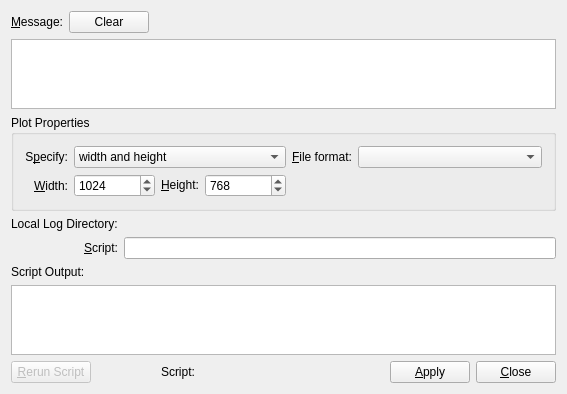
<?xml version="1.0" encoding="UTF-8"?>
<ui version="4.0">
 <class>LogDialog</class>
 <widget class="QDialog" name="LogDialog">
  <property name="geometry">
   <rect>
    <x>0</x>
    <y>0</y>
    <width>567</width>
    <height>355</height>
   </rect>
  </property>
  <property name="windowTitle">
   <string>Make a log entry</string>
  </property>
  <layout class="QGridLayout" name="gridLayout_3">
   <item row="1" column="0" colspan="6">
    <widget class="QPlainTextEdit" name="_message"/>
   </item>
   <item row="2" column="0" colspan="6">
    <widget class="QGroupBox" name="groupBox1">
     <property name="title">
      <string>Plot Properties</string>
     </property>
     <layout class="QGridLayout" name="gridLayout">
      <item row="0" column="0">
       <widget class="QLabel" name="textLabel1_2">
        <property name="sizePolicy">
         <sizepolicy hsizetype="Fixed" vsizetype="Preferred">
          <horstretch>0</horstretch>
          <verstretch>0</verstretch>
         </sizepolicy>
        </property>
        <property name="text">
         <string>S&amp;pecify:</string>
        </property>
        <property name="alignment">
         <set>Qt::AlignRight|Qt::AlignTrailing|Qt::AlignVCenter</set>
        </property>
        <property name="wordWrap">
         <bool>false</bool>
        </property>
        <property name="buddy">
         <cstring>_sizeOption</cstring>
        </property>
       </widget>
      </item>
      <item row="0" column="1" colspan="3">
       <widget class="QComboBox" name="_sizeOption">
        <item>
         <property name="text">
          <string>width and height</string>
         </property>
        </item>
        <item>
         <property name="text">
          <string>size of square</string>
         </property>
        </item>
        <item>
         <property name="text">
          <string>width, maintaining aspect ratio</string>
         </property>
        </item>
        <item>
         <property name="text">
          <string>height, maintaining aspect ratio</string>
         </property>
        </item>
       </widget>
      </item>
      <item row="0" column="4">
       <widget class="QLabel" name="textLabel1">
        <property name="sizePolicy">
         <sizepolicy hsizetype="Fixed" vsizetype="Preferred">
          <horstretch>0</horstretch>
          <verstretch>0</verstretch>
         </sizepolicy>
        </property>
        <property name="text">
         <string>&amp;File format:</string>
        </property>
        <property name="alignment">
         <set>Qt::AlignRight|Qt::AlignTrailing|Qt::AlignVCenter</set>
        </property>
        <property name="wordWrap">
         <bool>false</bool>
        </property>
        <property name="buddy">
         <cstring>_formats</cstring>
        </property>
       </widget>
      </item>
      <item row="1" column="0">
       <widget class="QLabel" name="_widthLabel">
        <property name="text">
         <string>&amp;Width:</string>
        </property>
        <property name="alignment">
         <set>Qt::AlignRight|Qt::AlignTrailing|Qt::AlignVCenter</set>
        </property>
        <property name="wordWrap">
         <bool>false</bool>
        </property>
        <property name="buddy">
         <cstring>_xSize</cstring>
        </property>
       </widget>
      </item>
      <item row="1" column="1">
       <widget class="QSpinBox" name="_xSize">
        <property name="whatsThis">
         <string>Width (in Pixels) of the image.</string>
        </property>
        <property name="minimum">
         <number>5</number>
        </property>
        <property name="maximum">
         <number>10000</number>
        </property>
        <property name="singleStep">
         <number>20</number>
        </property>
        <property name="value">
         <number>1024</number>
        </property>
       </widget>
      </item>
      <item row="1" column="2">
       <widget class="QLabel" name="_heightLabel">
        <property name="sizePolicy">
         <sizepolicy hsizetype="Fixed" vsizetype="Fixed">
          <horstretch>0</horstretch>
          <verstretch>0</verstretch>
         </sizepolicy>
        </property>
        <property name="text">
         <string>&amp;Height:</string>
        </property>
        <property name="wordWrap">
         <bool>false</bool>
        </property>
        <property name="buddy">
         <cstring>_ySize</cstring>
        </property>
       </widget>
      </item>
      <item row="1" column="3">
       <widget class="QSpinBox" name="_ySize">
        <property name="whatsThis">
         <string>Height of the image (in pixels).</string>
        </property>
        <property name="minimum">
         <number>5</number>
        </property>
        <property name="maximum">
         <number>10000</number>
        </property>
        <property name="singleStep">
         <number>20</number>
        </property>
        <property name="value">
         <number>768</number>
        </property>
       </widget>
      </item>
      <item row="1" column="4" colspan="3">
       <spacer name="horizontalSpacer">
        <property name="orientation">
         <enum>Qt::Horizontal</enum>
        </property>
        <property name="sizeHint" stdset="0">
         <size>
          <width>250</width>
          <height>20</height>
         </size>
        </property>
       </spacer>
      </item>
      <item row="0" column="5" colspan="2">
       <widget class="QComboBox" name="_formats"/>
      </item>
     </layout>
    </widget>
   </item>
   <item row="3" column="0" colspan="6">
    <layout class="QGridLayout" name="gridLayout_2">
     <item row="0" column="0">
      <widget class="QLabel" name="_saveLocationLabel">
       <property name="sizePolicy">
        <sizepolicy hsizetype="Fixed" vsizetype="Preferred">
         <horstretch>0</horstretch>
         <verstretch>0</verstretch>
        </sizepolicy>
       </property>
       <property name="text">
        <string>Local Log Directory:</string>
       </property>
       <property name="wordWrap">
        <bool>false</bool>
       </property>
      </widget>
     </item>
     <item row="0" column="1">
      <widget class="Kst::FileRequester" name="_saveLocation" native="true"/>
     </item>
     <item row="1" column="0">
      <widget class="QLabel" name="label_3">
       <property name="text">
        <string>&amp;Script:</string>
       </property>
       <property name="alignment">
        <set>Qt::AlignRight|Qt::AlignTrailing|Qt::AlignVCenter</set>
       </property>
       <property name="buddy">
        <cstring>_script</cstring>
       </property>
      </widget>
     </item>
     <item row="1" column="1">
      <widget class="QLineEdit" name="_script">
       <property name="toolTip">
        <string>The variables $imagefile and $messagefile can be used in the argument list.</string>
       </property>
      </widget>
     </item>
    </layout>
   </item>
   <item row="4" column="0">
    <widget class="QLabel" name="label_4">
     <property name="text">
      <string>Script Output:</string>
     </property>
    </widget>
   </item>
   <item row="5" column="0" colspan="6">
    <widget class="QPlainTextEdit" name="_scriptOutput"/>
   </item>
   <item row="6" column="0">
    <widget class="QPushButton" name="_rerunScript">
     <property name="enabled">
      <bool>false</bool>
     </property>
     <property name="sizePolicy">
      <sizepolicy hsizetype="Fixed" vsizetype="Fixed">
       <horstretch>0</horstretch>
       <verstretch>0</verstretch>
      </sizepolicy>
     </property>
     <property name="text">
      <string>&amp;Rerun Script</string>
     </property>
    </widget>
   </item>
   <item row="6" column="3">
    <spacer name="horizontalSpacer_2">
     <property name="orientation">
      <enum>Qt::Horizontal</enum>
     </property>
     <property name="sizeHint" stdset="0">
      <size>
       <width>321</width>
       <height>21</height>
      </size>
     </property>
    </spacer>
   </item>
   <item row="6" column="4">
    <widget class="QPushButton" name="_apply">
     <property name="text">
      <string>&amp;Apply</string>
     </property>
    </widget>
   </item>
   <item row="6" column="5">
    <widget class="QPushButton" name="_close">
     <property name="text">
      <string>&amp;Close</string>
     </property>
    </widget>
   </item>
   <item row="6" column="2">
    <widget class="QLabel" name="_scriptRunning">
     <property name="text">
      <string>Script:</string>
     </property>
    </widget>
   </item>
   <item row="0" column="0">
    <layout class="QHBoxLayout" name="horizontalLayout">
     <item>
      <widget class="QLabel" name="label_2">
       <property name="text">
        <string>&amp;Message:</string>
       </property>
       <property name="buddy">
        <cstring>_message</cstring>
       </property>
      </widget>
     </item>
     <item>
      <widget class="QPushButton" name="pushButton">
       <property name="text">
        <string>Clear</string>
       </property>
      </widget>
     </item>
    </layout>
   </item>
  </layout>
 </widget>
 <layoutdefault spacing="6" margin="11"/>
 <customwidgets>
  <customwidget>
   <class>Kst::FileRequester</class>
   <extends>QWidget</extends>
   <header>filerequester.h</header>
  </customwidget>
 </customwidgets>
 <tabstops>
  <tabstop>_sizeOption</tabstop>
  <tabstop>_xSize</tabstop>
  <tabstop>_ySize</tabstop>
 </tabstops>
 <resources/>
 <connections>
  <connection>
   <sender>_close</sender>
   <signal>clicked()</signal>
   <receiver>LogDialog</receiver>
   <slot>close()</slot>
   <hints>
    <hint type="sourcelabel">
     <x>526</x>
     <y>329</y>
    </hint>
    <hint type="destinationlabel">
     <x>256</x>
     <y>329</y>
    </hint>
   </hints>
  </connection>
  <connection>
   <sender>pushButton</sender>
   <signal>clicked()</signal>
   <receiver>_message</receiver>
   <slot>clear()</slot>
   <hints>
    <hint type="sourcelabel">
     <x>133</x>
     <y>16</y>
    </hint>
    <hint type="destinationlabel">
     <x>125</x>
     <y>46</y>
    </hint>
   </hints>
  </connection>
 </connections>
</ui>
